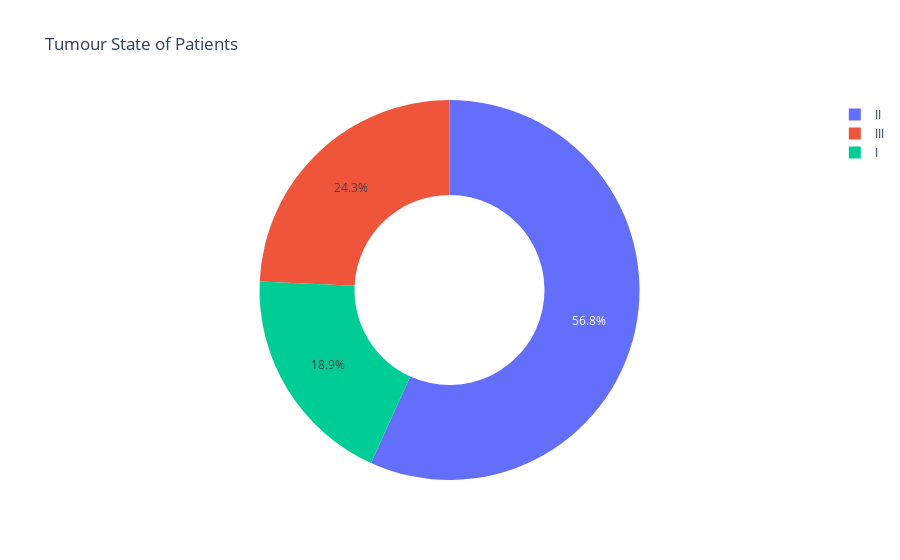

This figure's notebook cell:
### Code cell
Tumour_Stage = df['Tumour_Stage'].value_counts()
Tumour_Stage
transactions = Tumour_Stage.index
quantity = Tumour_Stage.values

figure = px.pie(df,
                values=quantity,
                names=transactions, hole=0.5,
                title="Tumour State of Patients")
figure.show()

### Figure 1 — Plotly figure (JSON) as saved in the notebook; plotly's stock layout.template omitted (floating-point values rounded to 4 significant figures)
{"data": [{"domain": {"x": [0, 1], "y": [0, 1]}, "hole": 0.5, "hovertemplate": "label=%{label}<br>value=%{value}<extra></extra>", "labels": ["II", "III", "I"], "legendgroup": "", "name": "", "showlegend": true, "type": "pie", "values": [180, 77, 60]}], "layout": {"legend": {"tracegroupgap": 0}, "title": {"text": "Tumour State of Patients"}}}
